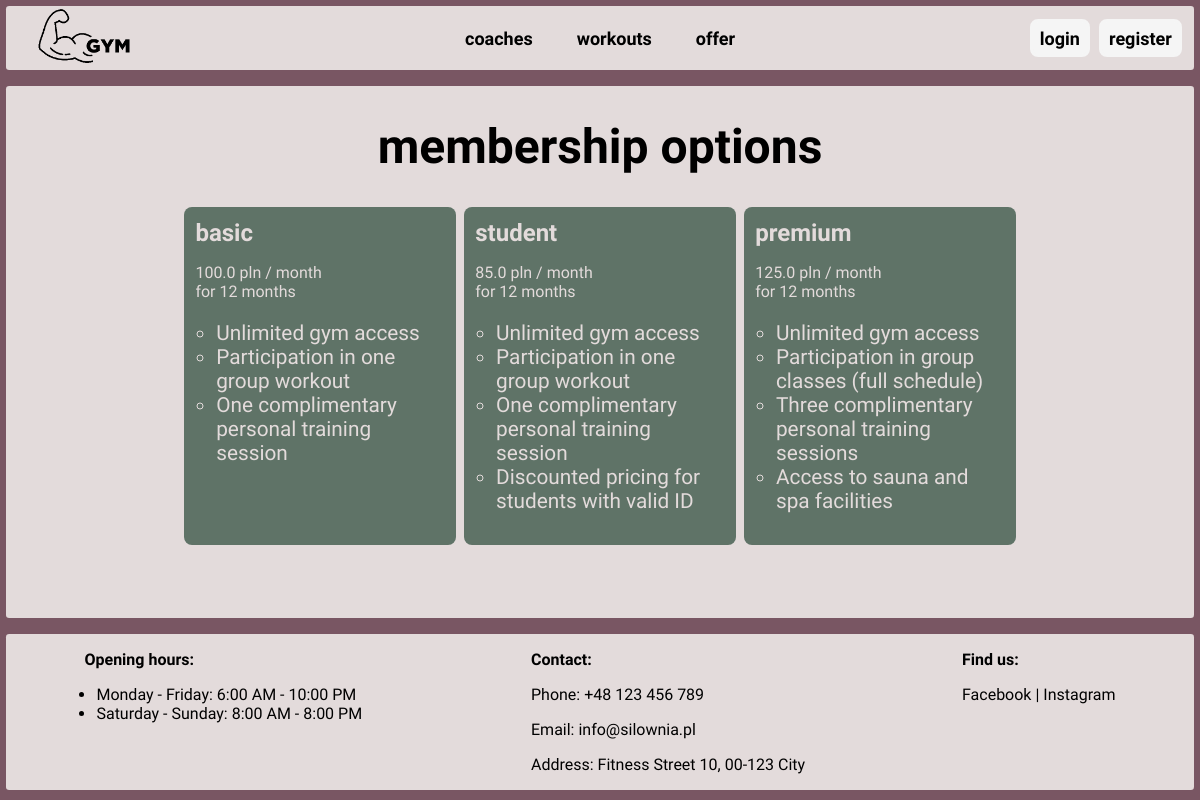
Screenshot of /memberships/show/ with the database file from the repository.
### memberships/models.py (models this page shows)
class Membership(models.Model):
    name = models.CharField(max_length=50)
    price_1 = models.FloatField()
    price_6 = models.FloatField()
    price_12 = models.FloatField()

### memberships/views.py (the view, shortened to what this page needs)
# urls.py: path("show/", views.show_memberships, name="show_memberships"),
def show_memberships(request):
    memberships = Membership.objects.all()
    desc = {
        'basic': ['Unlimited gym access',
                  'Participation in one group workout',
                  'One complimentary personal training session']
    }
    desc['student'] = desc['basic'].copy() + ['Discounted pricing for students with valid ID']
    desc['premium'] = ['Unlimited gym access',
                       'Participation in group classes (full schedule)',
                       'Three complimentary personal training sessions',
                       'Access to sauna and spa facilities',]
    for membership in memberships:
        membership.desc = desc.get(membership.name)
        membership.prices = {
            int(field.name.split('_')[-1]): getattr(membership, field.name)
            for field in membership._meta.get_fields()
            if field.name.startswith('price_')
        }
    context = {
        'memberships': memberships,
        'payment_options': Payment._meta.get_field('method').choices,
    }
    return render(request, 'memberships/memberships.html', context)

### memberships/templates/memberships/memberships.html (shortened to what this page needs)
{% extends 'core/index.html' %}
{% block content %}
<div id="memberships-page">
    <h1>membership options</h1>
    <div id="membership-options">
        {% for membership in memberships %}
        <form>
            <div>
                <h2>{{membership.name}}</h2>
                <p>{{membership.price_12}} pln / month <br> for 12 months</p>
                <ul>
                    {%for point in membership.desc%}
                    <li>{{point}}</li>
                    {%endfor%}
                </ul>
            </div>
        </form>
        {% endfor %}
    </div>
</div>
{% load static %}
{% endblock %}

### core/static/styles.css (style rules this page uses)
body { font-family: "Raleway", serif; font-optical-sizing: auto; font-style: normal; background: #795663; display: flex; flex-direction: column; align-items: center; margin: 0.5vw 0.5vw; height: 98vh; box-sizing: border-box; }
#memberships-page { display: flex; flex-direction: column; align-items: center; padding-bottom: 1rem; }
#memberships-page h1 { font-size: 3rem; }
#membership-options { display: flex; flex-direction: row; justify-content: space-between; width: 70%; }
#membership-options h2 { margin: 0 0 1rem 0; }
#membership-options p { margin: 0; }
#membership-options form { border-radius: 0.5rem; background-color: #5F7367; color: #E3DBDB; padding: 0.7rem; width: 30%; display: flex; flex-direction: column; justify-content: space-between; }
#membership-options ul { list-style-type: circle; font-size: 1.3rem; padding-left: 1.3rem; }

### rows the page displays
Membership: name "basic", price_12 "100.0", desc "Unlimited gym access" "Participation in one group workout" "One complimentary personal training session"
Membership: name "student", price_12 "85.0", desc "Unlimited gym access" "Participation in one group workout" "One complimentary personal training session" "Discounted pricing for students with valid ID"
Membership: name "premium", price_12 "125.0", desc "Unlimited gym access" "Participation in group classes (full schedule)" "Three complimentary personal training sessions" "Access to sauna and spa facilities"
